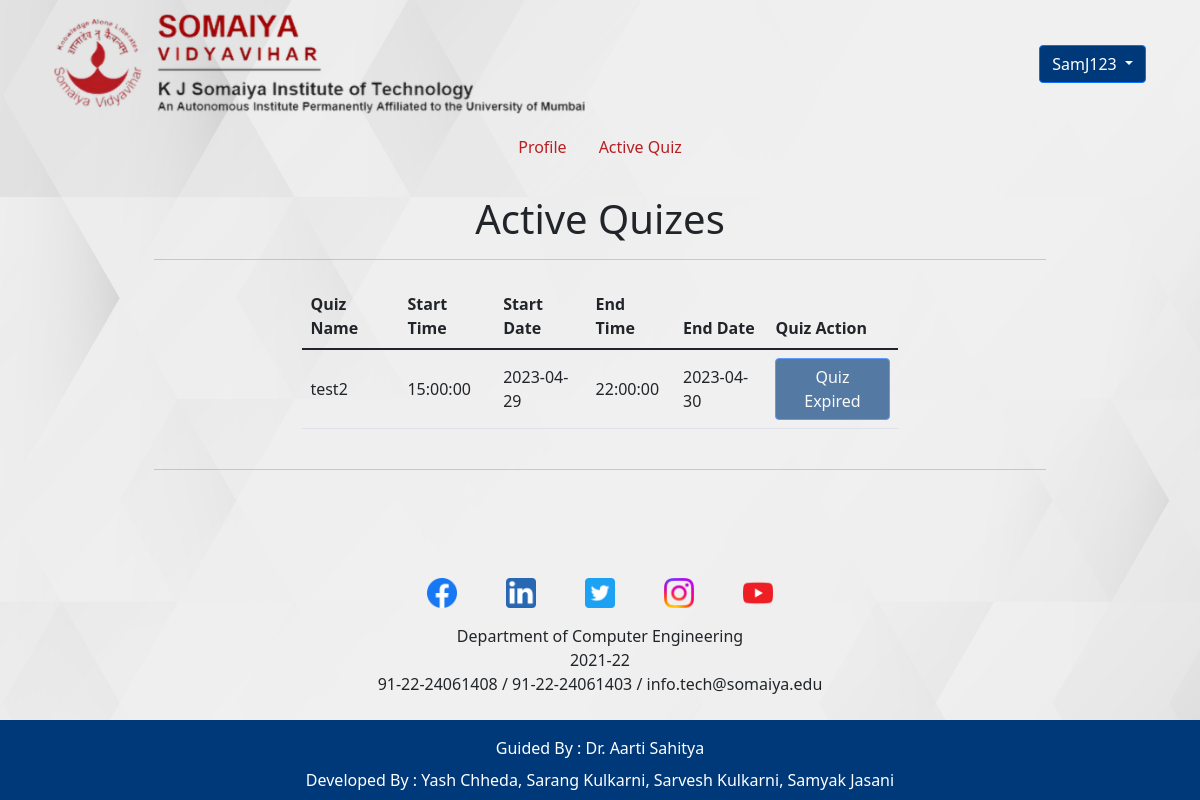
Screenshot of /ActiveQuiz.php (signed in) with the database file from the repository.
### tables this page shows
CREATE TABLE `cstm_quizes` (
  `id` int(11) NOT NULL,
  `name` varchar(20) NOT NULL,
  `dept` text NOT NULL,
  `year` text NOT NULL,
  `division` text NOT NULL,
  `start_date` date NOT NULL,
  `start_time` time NOT NULL,
  `end_date` date NOT NULL,
  `end_time` time NOT NULL,
  `hosted_by_username` varchar(255) NOT NULL,
  `dt` timestamp NOT NULL DEFAULT current_timestamp()
);

### _session.php (called while the page is built, shortened)
<?php
$user = $_SESSION['username'];
include('_dbconnect.php');
$result = mysqli_query($conn, "SELECT * FROM `users` where `username` = '$user'");
if (mysqli_num_rows($result) > 0) {
    while ($row = mysqli_fetch_array($result)) {
        $division = $row["division"];
        $year = $row["year"];
        $department = $row["department"];
    }
}

### ActiveQuiz.php (the view, shortened to what this page needs)
<?php
include('_session.php');
$quizesAvialable = mysqli_query($conn, "SELECT * FROM `cstm_quizes` WHERE `dept` = '$department' and `year` = '$year' and `division` = '$division'  ORDER BY `start_date`");
?>
<!DOCTYPE html>
<html lang="en">
<head>
    <link href="https://cdn.jsdelivr.net/npm/bootstrap@5.1.3/dist/css/bootstrap.min.css" rel="stylesheet">
    <link rel="stylesheet" href="/syss/assets/style.css">
</head>
<body oncontextmenu="return false;" style="background-image: url('assets/images/default_bg.jpg')" class="d-flex flex-column min-vh-100">
    <?php
    require "_header.php";
    ?>
    <div id="contact" class="container position-relative">
        <div class="form-container">
            <div>
                <h1 class="text-center">Active Quizes</h1>
            </div>
            <hr style="color:#D91A21;">
            <div class="d-flex justify-content-evenly">
                <div class="d-inline-block my-2 col-md-8">
                    <div class="table-responsive">
                        <?php
                        if (mysqli_num_rows($quizesAvialable) > 0) {
                            echo '<table class="table table-hover table-bordereless">
                                    <thead>
                                        <tr>
                                            <th scope="col">Quiz Name</th>
                                            <th scope="col">Start Time</th>
                                            <th scope="col">Start Date</th>
                                            <th scope="col">End Time</th>
                                            <th scope="col">End Date</th>
                                            <th scope="col">Quiz Action</th>
                                        </tr>
                                    </thead>
                                    <tbody>';
                            while ($row = mysqli_fetch_array($quizesAvialable)) {
                                $QuizName = $row['name'];
                                $QuizGivenRslt = mysqli_query($conn, "SELECT * FROM `quizlog` WHERE `QuizName` = '$QuizName' and `StudID` = '$student_ID';");
                                $start_date = $row['start_date'];
                                $end_date = $row['end_date'];
                                $today_date = date('Y-m-d');
                                $start_time = $row['start_time'];
                                $end_time = $row['end_time'];
                                $today_time = date('H:i:s');
                                $start = $start_date . ' ' . $start_time;
                                $end = $end_date . ' ' . $end_time;
                                $today = $today_date . ' ' . $today_time;
                                echo '  <tr class="align-middle">
                                            <td>' . $QuizName . '</td>
                                            <td>' . $row['start_time'] . '</td>
                                            <td>' . $row['start_date'] . '</td>
                                            <td>' . $row['end_time'] . '</td>
                                            <td>' . $row['end_date'] . '</td>
                                            <td>' . '<button type="button" class="btn btn-primary w-100" ';
                                if ($start < $today) {
                                    if ($end > $today) {
                                        if (mysqli_num_rows($QuizGivenRslt) == 0) {
                                            echo 'style="background-color: #00397A;"><a href="Quiz.php?catid=' . $row['id'] . '">Attempt Quiz</a>';
                                        } else {
                                            echo 'class="btn-success" style="background-color: green;" >Quiz Attempted';
                                        }
                                    } else {
                                        echo 'style="background-color: #00397A;" disabled>Quiz Expired';
                                    }
                                } else {
                                    echo 'style="background-color: #00397A;" disabled>Quiz Starting soon';
                                }
                                echo '</button></td>
                                            </tr>';
                            }
                            echo '
                            </tbody>
                            </table>';
                        } else {
                            echo '<h4 class="text-center">No Active quizes  !!!</h4>';
                        };
                        ?>
                    </div>
                </div>
            </div>
            <hr style="color:#D91A21;">
        </div>
    </div>
    <?php require "_footer.php" ?>
</body>
</html>

### assets/style.css (style rules this page uses)
* { margin: 0; padding: 0; box-sizing: border-box; }
body { background-repeat: no-repeat; background-attachment: fixed; background-size: cover; }
.form-container { width: 80%; margin: 20px auto; }

### rows the page displays
cstm_quizes: name "test2", start_time "15:00:00", start_date "2023-04-29", end_time "22:00:00", end_date "2023-04-30", shows "Quiz Expired"

### other values shown
$_SESSION['username'] "SamJ123"
